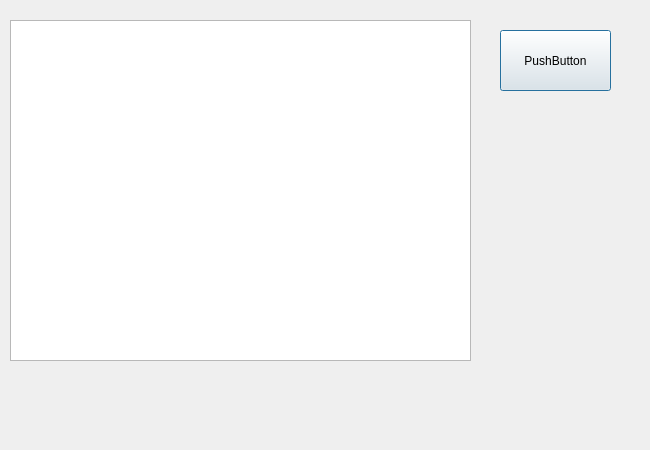
<?xml version="1.0" encoding="UTF-8"?>
<ui version="4.0">
 <class>verpeli</class>
 <widget class="QDialog" name="verpeli">
  <property name="geometry">
   <rect>
    <x>0</x>
    <y>0</y>
    <width>650</width>
    <height>450</height>
   </rect>
  </property>
  <property name="windowTitle">
   <string>Dialog</string>
  </property>
  <widget class="QPushButton" name="pushButton">
   <property name="geometry">
    <rect>
     <x>500</x>
     <y>30</y>
     <width>111</width>
     <height>61</height>
    </rect>
   </property>
   <property name="text">
    <string>PushButton</string>
   </property>
  </widget>
  <widget class="QListWidget" name="ListarPeli">
   <property name="geometry">
    <rect>
     <x>10</x>
     <y>20</y>
     <width>461</width>
     <height>341</height>
    </rect>
   </property>
  </widget>
 </widget>
 <resources/>
 <connections/>
</ui>
